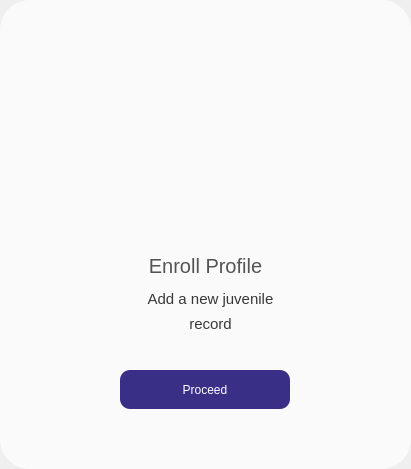
<?xml version="1.0" encoding="UTF-8"?>
<ui version="4.0">
 <class>Form</class>
 <widget class="QWidget" name="Form">
  <property name="geometry">
   <rect>
    <x>0</x>
    <y>0</y>
    <width>411</width>
    <height>469</height>
   </rect>
  </property>
  <property name="windowTitle">
   <string>Form</string>
  </property>
  <widget class="QWidget" name="widget_2" native="true">
   <property name="geometry">
    <rect>
     <x>0</x>
     <y>0</y>
     <width>411</width>
     <height>469</height>
    </rect>
   </property>
   <property name="styleSheet">
    <string notr="true">background-color: rgba(255, 255, 255, 180);
border-radius: 30px;</string>
   </property>
   <widget class="QLabel" name="label_2">
    <property name="geometry">
     <rect>
      <x>90</x>
      <y>240</y>
      <width>231</width>
      <height>51</height>
     </rect>
    </property>
    <property name="styleSheet">
     <string notr="true">font-family: 'Inter 24pt ExtraBold';
font-size: 15pt;
color: #545454;
background: none;
border-radius: 0;</string>
    </property>
    <property name="text">
     <string>Enroll Profile</string>
    </property>
    <property name="alignment">
     <set>Qt::AlignCenter</set>
    </property>
   </widget>
   <widget class="QLabel" name="label">
    <property name="geometry">
     <rect>
      <x>80</x>
      <y>50</y>
      <width>261</width>
      <height>151</height>
     </rect>
    </property>
    <property name="styleSheet">
     <string notr="true">background: none;</string>
    </property>
    <property name="text">
     <string/>
    </property>
    <property name="pixmap">
     <pixmap>../icons/enroll icon.png</pixmap>
    </property>
    <property name="scaledContents">
     <bool>true</bool>
    </property>
   </widget>
   <widget class="QPushButton" name="proceed_btn">
    <property name="geometry">
     <rect>
      <x>120</x>
      <y>370</y>
      <width>170</width>
      <height>39</height>
     </rect>
    </property>
    <property name="styleSheet">
     <string notr="true">QPushButton {
border:none;
font-family: 'Poppins';
font-size: 9pt;
background: none;
background-color: #3a2f86;
border-radius: 10px;
color: white;
}

QPushButton:hover {
background-color: #231c53;
}



</string>
    </property>
    <property name="text">
     <string>Proceed</string>
    </property>
   </widget>
   <widget class="QLabel" name="label_3">
    <property name="geometry">
     <rect>
      <x>110</x>
      <y>290</y>
      <width>201</width>
      <height>31</height>
     </rect>
    </property>
    <property name="styleSheet">
     <string notr="true">font-size: 11pt;
font-family: 'Poppins';
background: none;
color: #383838;</string>
    </property>
    <property name="text">
     <string>Add a new juvenile</string>
    </property>
    <property name="alignment">
     <set>Qt::AlignHCenter|Qt::AlignTop</set>
    </property>
    <property name="wordWrap">
     <bool>true</bool>
    </property>
   </widget>
   <widget class="QLabel" name="label_7">
    <property name="geometry">
     <rect>
      <x>110</x>
      <y>315</y>
      <width>201</width>
      <height>31</height>
     </rect>
    </property>
    <property name="styleSheet">
     <string notr="true">font-size: 11pt;
font-family: 'Poppins';
background: none;
color: #383838;</string>
    </property>
    <property name="text">
     <string>record</string>
    </property>
    <property name="alignment">
     <set>Qt::AlignHCenter|Qt::AlignTop</set>
    </property>
    <property name="wordWrap">
     <bool>true</bool>
    </property>
   </widget>
  </widget>
 </widget>
 <resources/>
 <connections/>
</ui>
